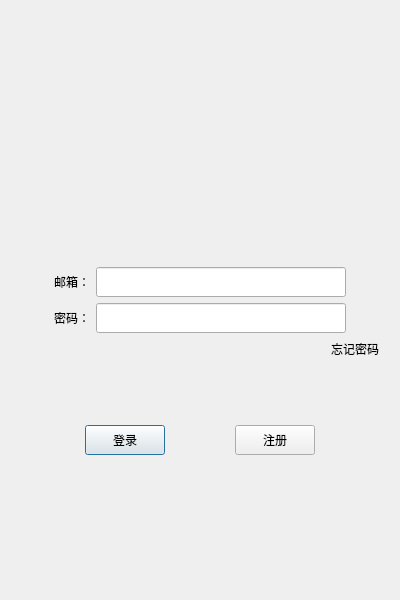
<?xml version="1.0" encoding="UTF-8"?>
<ui version="4.0">
 <class>LoginDialog</class>
 <widget class="QDialog" name="LoginDialog">
  <property name="geometry">
   <rect>
    <x>0</x>
    <y>0</y>
    <width>400</width>
    <height>600</height>
   </rect>
  </property>
  <property name="minimumSize">
   <size>
    <width>400</width>
    <height>600</height>
   </size>
  </property>
  <property name="maximumSize">
   <size>
    <width>400</width>
    <height>600</height>
   </size>
  </property>
  <property name="windowTitle">
   <string>chat</string>
  </property>
  <property name="windowIcon">
   <iconset>
    <normaloff>icon.ico</normaloff>icon.ico</iconset>
  </property>
  <layout class="QVBoxLayout" name="verticalLayout_2">
   <item>
    <layout class="QVBoxLayout" name="verticalLayout">
     <property name="leftMargin">
      <number>10</number>
     </property>
     <property name="topMargin">
      <number>10</number>
     </property>
     <property name="rightMargin">
      <number>10</number>
     </property>
     <property name="bottomMargin">
      <number>10</number>
     </property>
     <item>
      <spacer name="verticalSpacer_7">
       <property name="orientation">
        <enum>Qt::Orientation::Vertical</enum>
       </property>
       <property name="sizeType">
        <enum>QSizePolicy::Policy::Fixed</enum>
       </property>
       <property name="sizeHint" stdset="0">
        <size>
         <width>20</width>
         <height>40</height>
        </size>
       </property>
      </spacer>
     </item>
     <item>
      <widget class="QWidget" name="head_widget" native="true">
       <property name="minimumSize">
        <size>
         <width>0</width>
         <height>200</height>
        </size>
       </property>
       <layout class="QGridLayout" name="gridLayout">
        <item row="0" column="0">
         <widget class="QLabel" name="head_label">
          <property name="maximumSize">
           <size>
            <width>200</width>
            <height>200</height>
           </size>
          </property>
          <property name="text">
           <string/>
          </property>
          <property name="pixmap">
           <pixmap resource="rc.qrc">:/res/iChat.png</pixmap>
          </property>
          <property name="scaledContents">
           <bool>true</bool>
          </property>
          <property name="alignment">
           <set>Qt::AlignmentFlag::AlignCenter</set>
          </property>
         </widget>
        </item>
       </layout>
      </widget>
     </item>
     <item>
      <layout class="QHBoxLayout" name="horizontalLayout">
       <item>
        <spacer name="horizontalSpacer_7">
         <property name="orientation">
          <enum>Qt::Orientation::Horizontal</enum>
         </property>
         <property name="sizeHint" stdset="0">
          <size>
           <width>40</width>
           <height>20</height>
          </size>
         </property>
        </spacer>
       </item>
       <item>
        <widget class="QLabel" name="email_label">
         <property name="text">
          <string>邮箱：</string>
         </property>
        </widget>
       </item>
       <item>
        <widget class="QLineEdit" name="email_lineEdit">
         <property name="minimumSize">
          <size>
           <width>250</width>
           <height>30</height>
          </size>
         </property>
         <property name="maximumSize">
          <size>
           <width>250</width>
           <height>30</height>
          </size>
         </property>
        </widget>
       </item>
       <item>
        <spacer name="horizontalSpacer_8">
         <property name="orientation">
          <enum>Qt::Orientation::Horizontal</enum>
         </property>
         <property name="sizeHint" stdset="0">
          <size>
           <width>40</width>
           <height>20</height>
          </size>
         </property>
        </spacer>
       </item>
      </layout>
     </item>
     <item>
      <layout class="QHBoxLayout" name="horizontalLayout_2">
       <item>
        <spacer name="horizontalSpacer_6">
         <property name="orientation">
          <enum>Qt::Orientation::Horizontal</enum>
         </property>
         <property name="sizeHint" stdset="0">
          <size>
           <width>40</width>
           <height>20</height>
          </size>
         </property>
        </spacer>
       </item>
       <item>
        <widget class="QLabel" name="password_label">
         <property name="minimumSize">
          <size>
           <width>0</width>
           <height>30</height>
          </size>
         </property>
         <property name="maximumSize">
          <size>
           <width>16777215</width>
           <height>30</height>
          </size>
         </property>
         <property name="text">
          <string>密码：</string>
         </property>
        </widget>
       </item>
       <item>
        <widget class="QLineEdit" name="password_lineEdit">
         <property name="minimumSize">
          <size>
           <width>250</width>
           <height>30</height>
          </size>
         </property>
         <property name="maximumSize">
          <size>
           <width>250</width>
           <height>30</height>
          </size>
         </property>
         <property name="text">
          <string/>
         </property>
        </widget>
       </item>
       <item>
        <spacer name="horizontalSpacer_5">
         <property name="orientation">
          <enum>Qt::Orientation::Horizontal</enum>
         </property>
         <property name="sizeHint" stdset="0">
          <size>
           <width>40</width>
           <height>20</height>
          </size>
         </property>
        </spacer>
       </item>
      </layout>
     </item>
     <item>
      <layout class="QHBoxLayout" name="horizontalLayout_3">
       <item>
        <spacer name="horizontalSpacer">
         <property name="orientation">
          <enum>Qt::Orientation::Horizontal</enum>
         </property>
         <property name="sizeHint" stdset="0">
          <size>
           <width>40</width>
           <height>20</height>
          </size>
         </property>
        </spacer>
       </item>
       <item>
        <widget class="ClickedLabel" name="forget_label">
         <property name="maximumSize">
          <size>
           <width>16777215</width>
           <height>30</height>
          </size>
         </property>
         <property name="text">
          <string>忘记密码</string>
         </property>
        </widget>
       </item>
      </layout>
     </item>
     <item>
      <spacer name="verticalSpacer_3">
       <property name="orientation">
        <enum>Qt::Orientation::Vertical</enum>
       </property>
       <property name="sizeType">
        <enum>QSizePolicy::Policy::Minimum</enum>
       </property>
       <property name="sizeHint" stdset="0">
        <size>
         <width>20</width>
         <height>40</height>
        </size>
       </property>
      </spacer>
     </item>
     <item>
      <widget class="QLabel" name="err_tip">
       <property name="text">
        <string/>
       </property>
       <property name="alignment">
        <set>Qt::AlignmentFlag::AlignCenter</set>
       </property>
      </widget>
     </item>
     <item>
      <layout class="QHBoxLayout" name="horizontalLayout_4">
       <item>
        <spacer name="horizontalSpacer_2">
         <property name="orientation">
          <enum>Qt::Orientation::Horizontal</enum>
         </property>
         <property name="sizeHint" stdset="0">
          <size>
           <width>40</width>
           <height>20</height>
          </size>
         </property>
        </spacer>
       </item>
       <item>
        <widget class="QPushButton" name="login_btn">
         <property name="minimumSize">
          <size>
           <width>0</width>
           <height>30</height>
          </size>
         </property>
         <property name="maximumSize">
          <size>
           <width>16777215</width>
           <height>30</height>
          </size>
         </property>
         <property name="text">
          <string>登录</string>
         </property>
        </widget>
       </item>
       <item>
        <spacer name="horizontalSpacer_4">
         <property name="orientation">
          <enum>Qt::Orientation::Horizontal</enum>
         </property>
         <property name="sizeHint" stdset="0">
          <size>
           <width>40</width>
           <height>20</height>
          </size>
         </property>
        </spacer>
       </item>
       <item>
        <widget class="TimerBtn" name="reg_btn">
         <property name="minimumSize">
          <size>
           <width>0</width>
           <height>30</height>
          </size>
         </property>
         <property name="maximumSize">
          <size>
           <width>16777215</width>
           <height>30</height>
          </size>
         </property>
         <property name="text">
          <string>注册</string>
         </property>
        </widget>
       </item>
       <item>
        <spacer name="horizontalSpacer_3">
         <property name="orientation">
          <enum>Qt::Orientation::Horizontal</enum>
         </property>
         <property name="sizeHint" stdset="0">
          <size>
           <width>40</width>
           <height>20</height>
          </size>
         </property>
        </spacer>
       </item>
      </layout>
     </item>
     <item>
      <spacer name="verticalSpacer_5">
       <property name="orientation">
        <enum>Qt::Orientation::Vertical</enum>
       </property>
       <property name="sizeHint" stdset="0">
        <size>
         <width>20</width>
         <height>40</height>
        </size>
       </property>
      </spacer>
     </item>
    </layout>
   </item>
  </layout>
 </widget>
 <customwidgets>
  <customwidget>
   <class>ClickedLabel</class>
   <extends>QLabel</extends>
   <header>clickedlabel.h</header>
  </customwidget>
  <customwidget>
   <class>TimerBtn</class>
   <extends>QPushButton</extends>
   <header>timerbtn.h</header>
  </customwidget>
 </customwidgets>
 <resources>
  <include location="rc.qrc"/>
 </resources>
 <connections/>
</ui>
